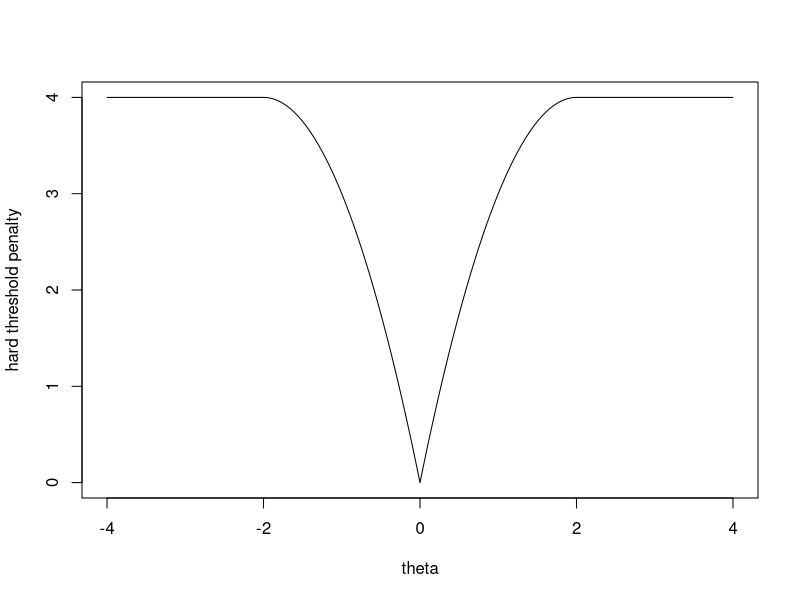

The R source for this figure: (Note: this script raises an error after producing the figure.)
## ---- chunk 1
lambda=2
theta=seq(-4,4,0.001)
p_hard=lambda^2-(abs(theta)-lambda)^2*as.numeric(abs(theta)<lambda)
plot(theta,p_hard,type='l',ylab="hard threshold penalty")
## ---- chunk 2
knitr::include_graphics(rep("chp2/Figure1.png", 1))
## ---- chunk 3
lambda=2
theta=seq(-4,4,0.001)
p_der=-as.numeric(abs(theta)<lambda)*2*(abs(theta)-lambda)
plot(theta,p_der,type='l',ylab = "hard threshold 1-order derivative")
#lines(theta,rep(1,8001),type='l')
## ---- chunk 4
knitr::include_graphics(rep("chp2/Figure3.png", 1))
